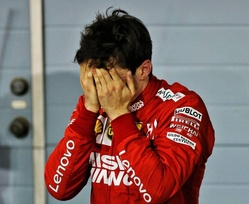
#> input picture image_processing/Practice_2/images/main_1.jpg, 249 x 204 px, shrunk from 974 x 796 before the run
$ jupyter execute gradation_correction.ipynb
#> lines starting #> are read from the running program, lines starting #| are printed output that depends on the picture
[cell 1]
# Импорт необходимых инструментов
from PIL import Image
import cv2
import matplotlib
import matplotlib.pyplot as plt
import numpy as np

from skimage import data, img_as_float
from skimage import exposure
from skimage.io import imsave, imread

[cell 2]
# Смена исходных изображений на ЧБ формат
first_image = Image.open("./images/main_1.jpg")
#> first_image is the input picture: PIL image 249x204 RGB; mean R, G, B 132.5, 105.7, 102.5
first_image = first_image.convert('L')
#> first_image: PIL image 249x204 L
first_image.save('./images/main_1_black.jpg')

second_image = Image.open("./images/main_2.jpg")
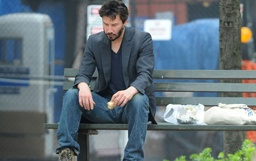
#> input picture image_processing/Practice_2/images/main_2.jpg, 256 x 161 px, shrunk from 1000 x 629 before the run
#> second_image is the input picture: PIL image 256x161 RGB; mean R, G, B 99.1, 112.8, 119.7
second_image = second_image.convert('L')
#> second_image: PIL image 256x161 L
second_image.save('./images/main_2_black.jpg')

[cell 3]
# Преобразование ЧБ изображений в негатив

def negative_function():
    x = np.arange(0, 256, 0.01)
    y = np.arange(256, 0, -0.01)

    plt.plot(x, y, 'r', linewidth=1)
    plt.title ('График функции преобразования в негатив')
    plt.xlim(0,255),plt.ylim(0,255)
    plt.show()


first_image = Image.open("./images/main_1_black.jpg")
second_image = Image.open("./images/main_2_black.jpg")


for i in range(0, first_image.size[0]-1):
    for j in range(0, first_image.size[1]-1):
        pixel_color_val = first_image.getpixel((i,j))
        new_pixel = 255 - pixel_color_val
        first_image.putpixel((i,j), new_pixel)
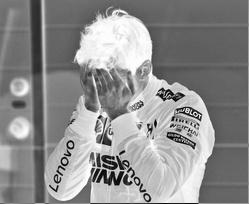
#> first_image: PIL image 249x204 L; min 0, max 255, mean 141.6


for i in range(0, second_image.size[0]-1):
    for j in range(0, second_image.size[1]-1):
        pixel_color_val = second_image.getpixel((i,j))
        new_pixel = 255 - pixel_color_val
        second_image.putpixel((i,j), new_pixel)
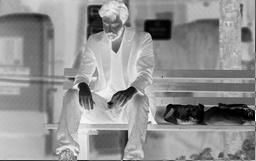
#> second_image: PIL image 256x161 L; min 0, max 255, mean 145.2


negative_function()

first_image.save('./images/main_1_negative.jpg')
second_image.save('./images/main_2_negative.jpg')

[cell 4]
 # Логарифмическое преобразование

def logarithm_function(coef):
    x = np.arange(0, 256, 0.01)
    y = coef * np.log(1 + x)
    plt.plot(x, y, 'r', linewidth=1)
    plt.title('Функция логарифмического преобразования ')
    plt.xlim(0, 255)
    plt.ylim(0, 255)
    plt.show()

def logarithm_transformation(coef,img):
    output = coef * np.log(1 + img)
    output = np.uint8(output + 0.5)
    return output


first_image = cv2.imread('./images/main_1_black.jpg')
#> first_image: shape (204, 249, 3); min 0, max 255, mean 113.3
second_image = cv2.imread('./images/main_2_black.jpg')
#> second_image: shape (161, 256, 3); min 0, max 255, mean 109.5


logarithm_function(13)
first_image = logarithm_transformation(13, first_image)
#> in logarithm_transformation, `output = coef * np.log(1 + img)`: output: shape (204, 249, 3) float16; 0.07% of the values are NaN or infinite; the others: min 0, max 72.06, mean 58.53
second_image = logarithm_transformation(13, second_image)
#> call 2 of logarithm_transformation, with coef = 13
#> in logarithm_transformation (call 2), `output = coef * np.log(1 + img)`: output: shape (161, 256, 3) float16; 0.33% of the values are NaN or infinite; the others: min 0, max 72.06, mean 59.84
#> in logarithm_transformation (call 2), `output = np.uint8(output + 0.5)`:
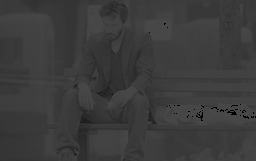
#> output: shape (161, 256, 3); min 0, max 72, mean 59.6

cv2.imwrite('./images/main_1_logarithm.jpg', first_image)
cv2.imwrite('./images/main_2_logarithm.jpg', second_image)
#> Out = True

[cell 5]
# Степенное преобразование

def degree_function(coef):
     x = np.arange(0, 256, 0.01)
     y = x**coef
     plt.plot(x, y, linewidth=1)
     plt.title('Функция степенного преобразования')
     plt.show()


first_image = img_as_float(Image.open('./images/main_1_black.jpg'))
#> first_image: shape (204, 249) float64
second_image = img_as_float(Image.open('./images/main_2_black.jpg'))
#> second_image: shape (161, 256) float64

main_1_deg_more = exposure.adjust_gamma(first_image, 3)
main_2_deg_more = exposure.adjust_gamma(second_image, 3)
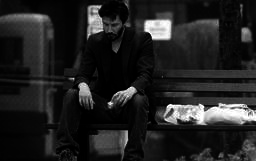
#> main_2_deg_more: shape (161, 256) float64; min 0, max 1, mean 0.132

main_1_deg_less = exposure.adjust_gamma(first_image, 0.4)
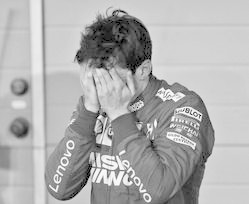
#> main_1_deg_less: shape (204, 249) float64; min 0, max 1, mean 0.689
main_2_deg_less = exposure.adjust_gamma(second_image, 0.4)
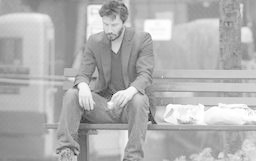
#> main_2_deg_less: shape (161, 256) float64; min 0, max 1, mean 0.697

imsave('./images/main_1_deg_more.jpg', (main_1_deg_more * 255).astype(np.uint8))
imsave('./images/main_2_deg_more.jpg', (main_2_deg_more * 255).astype(np.uint8))
imsave('./images/main_1_deg_less.jpg', (main_1_deg_less * 255).astype(np.uint8))
imsave('./images/main_2_deg_less.jpg', (main_2_deg_less * 255).astype(np.uint8))

degree_function(3)
degree_function(0.4)

[cell 6]
# Кусочно-линейная функция преобразования

def piecewise_linear_transformation(image):
    img_gray = cv2.imread(image, flags=0)  # flags=0  Read as grayscale image

    height, width = img_gray.shape[:2]

    img_stretch = np.empty((height, width), np.uint8)

    k1 = 1.3  # imgGray[h,w] < r1:
    k2 = 1  # r1 <= imgGray[h,w] <= r2
    k3 = 0.5  # imgGray[h,w] > r2
    for h in range(height):
        for w in range(width):
            if img_gray[h, w] < 30:
                img_stretch[h, w] = k1 * img_gray[h, w]
            elif 30 <= img_gray[h, w] <= 150:
                img_stretch[h, w] = k2 * (img_gray[h, w])
            elif img_gray[h, w] > 150:
                img_stretch[h, w] = k3 * (img_gray[h, w])

    return img_stretch

def piecewise_plot():
     x = np.arange(0, 256, 0.01)
     func = lambda t: t*1.2 if t < 30 else t * 0.4 if 30 <= t <= 150 else t* 1
     vfunc = np.vectorize(func)
     y = vfunc(x.copy())
     plt.plot(x, y, linewidth=1)

     plt.title('Кусочно-линейная функция')
     plt.xlim(0, 255), plt.ylim(0, 255)
     plt.show()

first_image = piecewise_linear_transformation('./images/main_1_black.jpg')
#> after the loop in piecewise_linear_transformation, `for h in range(height):`:
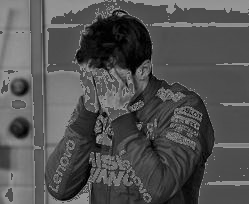
#> img_stretch: shape (204, 249); min 0, max 150, mean 82.8
second_image = piecewise_linear_transformation('./images/main_2_black.jpg')
#> call 2 of piecewise_linear_transformation, with image = './images/main_2_black.jpg'
#> after the loop in piecewise_linear_transformation (call 2), `for h in range(height):`:
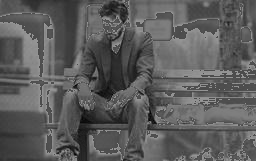
#> img_stretch: shape (161, 256); min 0, max 150, mean 91.9
piecewise_plot()
#> in piecewise_plot, `plt.show()`:
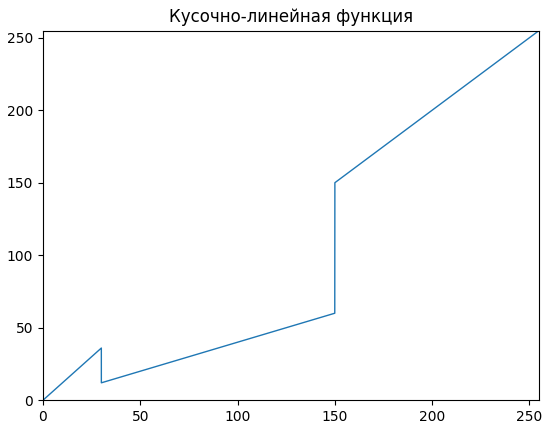
#> figure drawn by matplotlib, 1 panel; curve peaks at x = 256, y = 256

imsave('./images/main_1_sl.jpg', first_image)
imsave('./images/main_2_sl.jpg', second_image)
